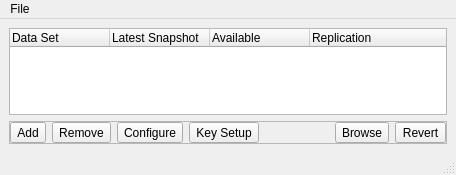
<?xml version="1.0" encoding="UTF-8"?>
<ui version="4.0">
 <class>mainUI</class>
 <widget class="QMainWindow" name="mainUI">
  <property name="geometry">
   <rect>
    <x>0</x>
    <y>0</y>
    <width>456</width>
    <height>175</height>
   </rect>
  </property>
  <property name="windowTitle">
   <string>Life Preserver</string>
  </property>
  <property name="windowIcon">
   <iconset resource="lPreserve.qrc">
    <normaloff>:/images/lifepreserver.png</normaloff>:/images/lifepreserver.png</iconset>
  </property>
  <widget class="QWidget" name="centralwidget">
   <layout class="QVBoxLayout" name="verticalLayout">
    <item>
     <widget class="QTreeWidget" name="treeWidget">
      <property name="indentation">
       <number>0</number>
      </property>
      <attribute name="headerDefaultSectionSize">
       <number>100</number>
      </attribute>
      <column>
       <property name="text">
        <string>Data Set</string>
       </property>
      </column>
      <column>
       <property name="text">
        <string>Latest Snapshot</string>
       </property>
      </column>
      <column>
       <property name="text">
        <string>Available</string>
       </property>
      </column>
      <column>
       <property name="text">
        <string>Replication</string>
       </property>
      </column>
     </widget>
    </item>
    <item>
     <widget class="QFrame" name="frame">
      <property name="frameShape">
       <enum>QFrame::StyledPanel</enum>
      </property>
      <property name="frameShadow">
       <enum>QFrame::Raised</enum>
      </property>
      <layout class="QHBoxLayout" name="horizontalLayout_2">
       <property name="margin">
        <number>0</number>
       </property>
       <item>
        <widget class="QToolButton" name="tool_add">
         <property name="statusTip">
          <string>Enable backups of a new dataset</string>
         </property>
         <property name="text">
          <string>Add</string>
         </property>
         <property name="icon">
          <iconset resource="lPreserve.qrc">
           <normaloff>:/images/list-add.png</normaloff>:/images/list-add.png</iconset>
         </property>
         <property name="popupMode">
          <enum>QToolButton::InstantPopup</enum>
         </property>
        </widget>
       </item>
       <item>
        <widget class="QToolButton" name="tool_remove">
         <property name="statusTip">
          <string>Remove selected dataset from automatic backup</string>
         </property>
         <property name="text">
          <string>Remove</string>
         </property>
         <property name="icon">
          <iconset resource="lPreserve.qrc">
           <normaloff>:/images/list-remove.png</normaloff>:/images/list-remove.png</iconset>
         </property>
         <property name="popupMode">
          <enum>QToolButton::InstantPopup</enum>
         </property>
        </widget>
       </item>
       <item>
        <widget class="QToolButton" name="tool_config">
         <property name="statusTip">
          <string>Customize the backup configuration for the selected dataset</string>
         </property>
         <property name="text">
          <string>Configure</string>
         </property>
         <property name="icon">
          <iconset resource="lPreserve.qrc">
           <normaloff>:/images/configure.png</normaloff>:/images/configure.png</iconset>
         </property>
         <property name="popupMode">
          <enum>QToolButton::InstantPopup</enum>
         </property>
        </widget>
       </item>
       <item>
        <widget class="QToolButton" name="tool_keys">
         <property name="statusTip">
          <string>Manage SSH keys for replication authentication</string>
         </property>
         <property name="text">
          <string>Key Setup</string>
         </property>
         <property name="icon">
          <iconset resource="lPreserve.qrc">
           <normaloff>:/images/key.png</normaloff>:/images/key.png</iconset>
         </property>
         <property name="popupMode">
          <enum>QToolButton::InstantPopup</enum>
         </property>
        </widget>
       </item>
       <item>
        <spacer name="horizontalSpacer_2">
         <property name="orientation">
          <enum>Qt::Horizontal</enum>
         </property>
         <property name="sizeHint" stdset="0">
          <size>
           <width>40</width>
           <height>20</height>
          </size>
         </property>
        </spacer>
       </item>
       <item>
        <widget class="QToolButton" name="tool_browse">
         <property name="statusTip">
          <string>Browse a snapshot and safely recover that version of a file</string>
         </property>
         <property name="text">
          <string>Browse</string>
         </property>
         <property name="icon">
          <iconset resource="lPreserve.qrc">
           <normaloff>:/images/folder.png</normaloff>:/images/folder.png</iconset>
         </property>
         <property name="popupMode">
          <enum>QToolButton::InstantPopup</enum>
         </property>
        </widget>
       </item>
       <item>
        <widget class="QToolButton" name="tool_revert">
         <property name="statusTip">
          <string>Revert an entire data subset to a previous snapshot (overwrites all files)</string>
         </property>
         <property name="text">
          <string>Revert</string>
         </property>
         <property name="icon">
          <iconset resource="lPreserve.qrc">
           <normaloff>:/images/lifepreserver.png</normaloff>:/images/lifepreserver.png</iconset>
         </property>
         <property name="popupMode">
          <enum>QToolButton::InstantPopup</enum>
         </property>
        </widget>
       </item>
      </layout>
     </widget>
    </item>
   </layout>
  </widget>
  <widget class="QMenuBar" name="menubar">
   <property name="geometry">
    <rect>
     <x>0</x>
     <y>0</y>
     <width>456</width>
     <height>20</height>
    </rect>
   </property>
   <widget class="QMenu" name="menuFile">
    <property name="title">
     <string>File</string>
    </property>
    <addaction name="actionClose"/>
   </widget>
   <addaction name="menuFile"/>
  </widget>
  <widget class="QStatusBar" name="statusbar"/>
  <action name="actionClose">
   <property name="icon">
    <iconset resource="lPreserve.qrc">
     <normaloff>:/images/application-exit.png</normaloff>:/images/application-exit.png</iconset>
   </property>
   <property name="text">
    <string>Close Window</string>
   </property>
  </action>
  <action name="actionKeyCopy">
   <property name="icon">
    <iconset resource="lPreserve.qrc">
     <normaloff>:/images/upload.png</normaloff>:/images/upload.png</iconset>
   </property>
   <property name="text">
    <string>Copy To USB Stick</string>
   </property>
  </action>
  <action name="actionKeyNew">
   <property name="icon">
    <iconset resource="lPreserve.qrc">
     <normaloff>:/images/list-add.png</normaloff>:/images/list-add.png</iconset>
   </property>
   <property name="text">
    <string>Generate SSH Key</string>
   </property>
  </action>
 </widget>
 <resources>
  <include location="lPreserve.qrc"/>
 </resources>
 <connections/>
</ui>
